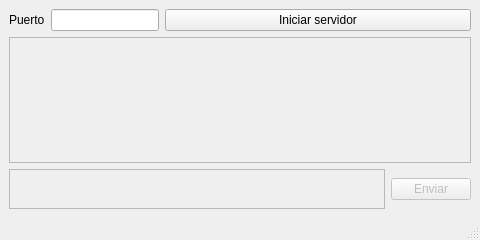
<?xml version="1.0" encoding="UTF-8"?>
<ui version="4.0">
 <class>MainWindow</class>
 <widget class="QMainWindow" name="MainWindow">
  <property name="geometry">
   <rect>
    <x>0</x>
    <y>0</y>
    <width>480</width>
    <height>240</height>
   </rect>
  </property>
  <property name="minimumSize">
   <size>
    <width>480</width>
    <height>240</height>
   </size>
  </property>
  <property name="maximumSize">
   <size>
    <width>480</width>
    <height>240</height>
   </size>
  </property>
  <property name="windowTitle">
   <string>dsconvo server</string>
  </property>
  <widget class="QWidget" name="centralwidget">
   <layout class="QVBoxLayout" name="verticalLayout_2">
    <item>
     <layout class="QVBoxLayout" name="mainLayout">
      <item>
       <layout class="QHBoxLayout" name="listenLayout">
        <item>
         <widget class="QLabel" name="portLabel">
          <property name="styleSheet">
           <string notr="true"/>
          </property>
          <property name="text">
           <string>Puerto</string>
          </property>
         </widget>
        </item>
        <item>
         <widget class="QLineEdit" name="portLineEdit">
          <property name="sizePolicy">
           <sizepolicy hsizetype="Minimum" vsizetype="Fixed">
            <horstretch>0</horstretch>
            <verstretch>0</verstretch>
           </sizepolicy>
          </property>
          <property name="minimumSize">
           <size>
            <width>0</width>
            <height>0</height>
           </size>
          </property>
          <property name="text">
           <string/>
          </property>
         </widget>
        </item>
        <item>
         <widget class="QPushButton" name="listenPushButton">
          <property name="sizePolicy">
           <sizepolicy hsizetype="Expanding" vsizetype="Fixed">
            <horstretch>0</horstretch>
            <verstretch>0</verstretch>
           </sizepolicy>
          </property>
          <property name="text">
           <string>Iniciar servidor</string>
          </property>
         </widget>
        </item>
       </layout>
      </item>
      <item>
       <layout class="QHBoxLayout" name="recvLayout">
        <item>
         <widget class="QPlainTextEdit" name="recvPlainTextEdit">
          <property name="enabled">
           <bool>false</bool>
          </property>
         </widget>
        </item>
       </layout>
      </item>
      <item>
       <layout class="QHBoxLayout" name="sendLayout">
        <item>
         <widget class="QTextEdit" name="sendTextEdit">
          <property name="enabled">
           <bool>false</bool>
          </property>
          <property name="sizePolicy">
           <sizepolicy hsizetype="Expanding" vsizetype="Maximum">
            <horstretch>0</horstretch>
            <verstretch>0</verstretch>
           </sizepolicy>
          </property>
          <property name="minimumSize">
           <size>
            <width>0</width>
            <height>0</height>
           </size>
          </property>
          <property name="maximumSize">
           <size>
            <width>16777215</width>
            <height>40</height>
           </size>
          </property>
         </widget>
        </item>
        <item>
         <widget class="QPushButton" name="sendPushButton">
          <property name="enabled">
           <bool>false</bool>
          </property>
          <property name="text">
           <string>Enviar</string>
          </property>
         </widget>
        </item>
       </layout>
      </item>
     </layout>
    </item>
   </layout>
  </widget>
  <widget class="QMenuBar" name="menubar">
   <property name="geometry">
    <rect>
     <x>0</x>
     <y>0</y>
     <width>480</width>
     <height>20</height>
    </rect>
   </property>
  </widget>
  <widget class="QStatusBar" name="statusbar"/>
 </widget>
 <resources/>
 <connections/>
</ui>
